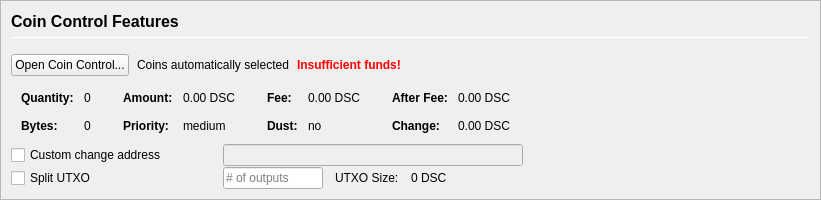
         <widget class="QFrame" name="frameCoinControl">
          <property name="sizePolicy">
           <sizepolicy hsizetype="Expanding" vsizetype="Expanding">
            <horstretch>0</horstretch>
            <verstretch>0</verstretch>
           </sizepolicy>
          </property>
          <property name="maximumSize">
           <size>
            <width>16777215</width>
            <height>16777215</height>
           </size>
          </property>
          <property name="frameShape">
           <enum>QFrame::StyledPanel</enum>
          </property>
          <property name="frameShadow">
           <enum>QFrame::Sunken</enum>
          </property>
          <layout class="QVBoxLayout" name="verticalLayoutCoinControl2">
           <property name="spacing">
            <number>0</number>
           </property>
           <property name="leftMargin">
            <number>0</number>
           </property>
           <property name="topMargin">
            <number>0</number>
           </property>
           <property name="rightMargin">
            <number>0</number>
           </property>
           <property name="bottomMargin">
            <number>0</number>
           </property>
           <item>
            <widget class="QFrame" name="frameCoinControl_BG">
             <layout class="QVBoxLayout" name="verticalLayoutCoinControl" stretch="0,0,0,0,0,0">
              <property name="spacing">
               <number>1</number>
              </property>
              <property name="leftMargin">
               <number>10</number>
              </property>
              <property name="topMargin">
               <number>10</number>
              </property>
              <item>
               <layout class="QHBoxLayout" name="horizontalLayoutCoinControl1">
                <property name="bottomMargin">
                 <number>15</number>
                </property>
                <item>
                 <layout class="QVBoxLayout" name="verticalLayout_3">
                  <property name="spacing">
                   <number>6</number>
                  </property>
                  <item>
                   <widget class="QLabel" name="labelCoinControlFeatures">
                    <property name="sizePolicy">
                     <sizepolicy hsizetype="Preferred" vsizetype="Maximum">
                      <horstretch>0</horstretch>
                      <verstretch>0</verstretch>
                     </sizepolicy>
                    </property>
                    <property name="minimumSize">
                     <size>
                      <width>0</width>
                      <height>20</height>
                     </size>
                    </property>
                    <property name="font">
                     <font>
                      <pointsize>12</pointsize>
                      <weight>75</weight>
                      <bold>true</bold>
                     </font>
                    </property>
                    <property name="styleSheet">
                     <string notr="true">font-weight:bold;</string>
                    </property>
                    <property name="text">
                     <string>Coin Control Features</string>
                    </property>
                   </widget>
                  </item>
                  <item>
                   <widget class="Line" name="line">
                    <property name="minimumSize">
                     <size>
                      <width>0</width>
                      <height>1</height>
                     </size>
                    </property>
                    <property name="maximumSize">
                     <size>
                      <width>16777215</width>
                      <height>1</height>
                     </size>
                    </property>
                    <property name="orientation">
                     <enum>Qt::Horizontal</enum>
                    </property>
                   </widget>
                  </item>
                 </layout>
                </item>
               </layout>
              </item>
              <item>
               <layout class="QHBoxLayout" name="horizontalLayoutCoinControl2" stretch="0,0,0,0">
                <property name="spacing">
                 <number>8</number>
                </property>
                <property name="bottomMargin">
                 <number>10</number>
                </property>
                <item>
                 <widget class="QPushButton" name="pushButtonCoinControl">
                  <property name="styleSheet">
                   <string notr="true"/>
                  </property>
                  <property name="text">
                   <string>Open Coin Control...</string>
                  </property>
                  <property name="autoDefault">
                   <bool>false</bool>
                  </property>
                 </widget>
                </item>
                <item>
                 <widget class="QLabel" name="labelCoinControlAutomaticallySelected">
                  <property name="text">
                   <string>Coins automatically selected</string>
                  </property>
                  <property name="margin">
                   <number>5</number>
                  </property>
                 </widget>
                </item>
                <item>
                 <widget class="QLabel" name="labelCoinControlInsuffFunds">
                  <property name="font">
                   <font>
                    <weight>75</weight>
                    <bold>true</bold>
                   </font>
                  </property>
                  <property name="styleSheet">
                   <string notr="true">color:red;font-weight:bold;</string>
                  </property>
                  <property name="text">
                   <string>Insufficient funds!</string>
                  </property>
                  <property name="margin">
                   <number>5</number>
                  </property>
                 </widget>
                </item>
                <item>
                 <spacer name="horizontalSpacerCoinControl">
                  <property name="orientation">
                   <enum>Qt::Horizontal</enum>
                  </property>
                  <property name="sizeHint" stdset="0">
                   <size>
                    <width>40</width>
                    <height>1</height>
                   </size>
                  </property>
                 </spacer>
                </item>
               </layout>
              </item>
              <item>
               <widget class="QWidget" name="widgetCoinControl" native="true">
                <property name="sizePolicy">
                 <sizepolicy hsizetype="Preferred" vsizetype="Preferred">
                  <horstretch>0</horstretch>
                  <verstretch>0</verstretch>
                 </sizepolicy>
                </property>
                <property name="minimumSize">
                 <size>
                  <width>0</width>
                  <height>0</height>
                 </size>
                </property>
                <property name="styleSheet">
                 <string notr="true"/>
                </property>
                <layout class="QHBoxLayout" name="horizontalLayoutCoinControl5">
                 <property name="leftMargin">
                  <number>0</number>
                 </property>
                 <property name="topMargin">
                  <number>0</number>
                 </property>
                 <property name="rightMargin">
                  <number>0</number>
                 </property>
                 <property name="bottomMargin">
                  <number>0</number>
                 </property>
                 <item>
                  <layout class="QHBoxLayout" name="horizontalLayoutCoinControl3" stretch="0,0,0,1">
                   <property name="spacing">
                    <number>20</number>
                   </property>
                   <property name="topMargin">
                    <number>0</number>
                   </property>
                   <property name="bottomMargin">
                    <number>10</number>
                   </property>
                   <item>
                    <layout class="QFormLayout" name="formLayoutCoinControl1">
                     <property name="horizontalSpacing">
                      <number>10</number>
                     </property>
                     <property name="verticalSpacing">
                      <number>14</number>
                     </property>
                     <property name="leftMargin">
                      <number>10</number>
                     </property>
                     <property name="topMargin">
                      <number>4</number>
                     </property>
                     <property name="rightMargin">
                      <number>6</number>
                     </property>
                     <item row="0" column="0">
                      <widget class="QLabel" name="labelCoinControlQuantityText">
                       <property name="font">
                        <font>
                         <weight>75</weight>
                         <bold>true</bold>
                        </font>
                       </property>
                       <property name="text">
                        <string>Quantity:</string>
                       </property>
                       <property name="margin">
                        <number>0</number>
                       </property>
                      </widget>
                     </item>
                     <item row="0" column="1">
                      <widget class="QLabel" name="labelCoinControlQuantity">
                       <property name="cursor">
                        <cursorShape>IBeamCursor</cursorShape>
                       </property>
                       <property name="contextMenuPolicy">
                        <enum>Qt::ActionsContextMenu</enum>
                       </property>
                       <property name="text">
                        <string notr="true">0</string>
                       </property>
                       <property name="margin">
                        <number>0</number>
                       </property>
                       <property name="textInteractionFlags">
                        <set>Qt::LinksAccessibleByMouse|Qt::TextSelectableByKeyboard|Qt::TextSelectableByMouse</set>
                       </property>
                      </widget>
                     </item>
                     <item row="1" column="0">
                      <widget class="QLabel" name="labelCoinControlBytesText">
                       <property name="font">
                        <font>
                         <weight>75</weight>
                         <bold>true</bold>
                        </font>
                       </property>
                       <property name="text">
                        <string>Bytes:</string>
                       </property>
                      </widget>
                     </item>
                     <item row="1" column="1">
                      <widget class="QLabel" name="labelCoinControlBytes">
                       <property name="cursor">
                        <cursorShape>IBeamCursor</cursorShape>
                       </property>
                       <property name="contextMenuPolicy">
                        <enum>Qt::ActionsContextMenu</enum>
                       </property>
                       <property name="text">
                        <string notr="true">0</string>
                       </property>
                       <property name="textInteractionFlags">
                        <set>Qt::LinksAccessibleByMouse|Qt::TextSelectableByKeyboard|Qt::TextSelectableByMouse</set>
                       </property>
                      </widget>
                     </item>
                    </layout>
                   </item>
                   <item>
                    <layout class="QFormLayout" name="formLayoutCoinControl2">
                     <property name="horizontalSpacing">
                      <number>10</number>
                     </property>
                     <property name="verticalSpacing">
                      <number>14</number>
                     </property>
                     <property name="leftMargin">
                      <number>6</number>
                     </property>
                     <property name="topMargin">
                      <number>4</number>
                     </property>
                     <property name="rightMargin">
                      <number>6</number>
                     </property>
                     <item row="0" column="0">
                      <widget class="QLabel" name="labelCoinControlAmountText">
                       <property name="font">
                        <font>
                         <weight>75</weight>
                         <bold>true</bold>
                        </font>
                       </property>
                       <property name="text">
                        <string>Amount:</string>
                       </property>
                       <property name="margin">
                        <number>0</number>
                       </property>
                      </widget>
                     </item>
                     <item row="0" column="1">
                      <widget class="QLabel" name="labelCoinControlAmount">
                       <property name="cursor">
                        <cursorShape>IBeamCursor</cursorShape>
                       </property>
                       <property name="contextMenuPolicy">
                        <enum>Qt::ActionsContextMenu</enum>
                       </property>
                       <property name="text">
                        <string notr="true">0.00 DSC</string>
                       </property>
                       <property name="textInteractionFlags">
                        <set>Qt::LinksAccessibleByMouse|Qt::TextSelectableByKeyboard|Qt::TextSelectableByMouse</set>
                       </property>
                      </widget>
                     </item>
                     <item row="1" column="0">
                      <widget class="QLabel" name="labelCoinControlPriorityText">
                       <property name="font">
                        <font>
                         <weight>75</weight>
                         <bold>true</bold>
                        </font>
                       </property>
                       <property name="text">
                        <string>Priority:</string>
                       </property>
                      </widget>
                     </item>
                     <item row="1" column="1">
                      <widget class="QLabel" name="labelCoinControlPriority">
                       <property name="cursor">
                        <cursorShape>IBeamCursor</cursorShape>
                       </property>
                       <property name="contextMenuPolicy">
                        <enum>Qt::ActionsContextMenu</enum>
                       </property>
                       <property name="text">
                        <string>medium</string>
                       </property>
                       <property name="textInteractionFlags">
                        <set>Qt::LinksAccessibleByMouse|Qt::TextSelectableByKeyboard|Qt::TextSelectableByMouse</set>
                       </property>
                      </widget>
                     </item>
                    </layout>
                   </item>
                   <item>
                    <layout class="QFormLayout" name="formLayoutCoinControl3">
                     <property name="horizontalSpacing">
                      <number>10</number>
                     </property>
                     <property name="verticalSpacing">
                      <number>14</number>
                     </property>
                     <property name="leftMargin">
                      <number>6</number>
                     </property>
                     <property name="topMargin">
                      <number>4</number>
                     </property>
                     <property name="rightMargin">
                      <number>6</number>
                     </property>
                     <item row="0" column="0">
                      <widget class="QLabel" name="labelCoinControlFeeText">
                       <property name="font">
                        <font>
                         <weight>75</weight>
                         <bold>true</bold>
                        </font>
                       </property>
                       <property name="text">
                        <string>Fee:</string>
                       </property>
                       <property name="margin">
                        <number>0</number>
                       </property>
                      </widget>
                     </item>
                     <item row="0" column="1">
                      <widget class="QLabel" name="labelCoinControlFee">
                       <property name="cursor">
                        <cursorShape>IBeamCursor</cursorShape>
                       </property>
                       <property name="contextMenuPolicy">
                        <enum>Qt::ActionsContextMenu</enum>
                       </property>
                       <property name="text">
                        <string notr="true">0.00 DSC</string>
                       </property>
                       <property name="textInteractionFlags">
                        <set>Qt::LinksAccessibleByMouse|Qt::TextSelectableByKeyboard|Qt::TextSelectableByMouse</set>
                       </property>
                      </widget>
                     </item>
                     <item row="1" column="0">
                      <widget class="QLabel" name="labelCoinControlLowOutputText">
                       <property name="font">
                        <font>
                         <weight>75</weight>
                         <bold>true</bold>
                        </font>
                       </property>
                       <property name="text">
                        <string>Dust:</string>
                       </property>
                      </widget>
                     </item>
                     <item row="1" column="1">
                      <widget class="QLabel" name="labelCoinControlLowOutput">
                       <property name="cursor">
                        <cursorShape>IBeamCursor</cursorShape>
                       </property>
                       <property name="contextMenuPolicy">
                        <enum>Qt::ActionsContextMenu</enum>
                       </property>
                       <property name="text">
                        <string>no</string>
                       </property>
                       <property name="textInteractionFlags">
                        <set>Qt::LinksAccessibleByMouse|Qt::TextSelectableByKeyboard|Qt::TextSelectableByMouse</set>
                       </property>
                      </widget>
                     </item>
                    </layout>
                   </item>
                   <item>
                    <layout class="QFormLayout" name="formLayoutCoinControl4">
                     <property name="horizontalSpacing">
                      <number>10</number>
                     </property>
                     <property name="verticalSpacing">
                      <number>14</number>
                     </property>
                     <property name="leftMargin">
                      <number>6</number>
                     </property>
                     <property name="topMargin">
                      <number>4</number>
                     </property>
                     <property name="rightMargin">
                      <number>6</number>
                     </property>
                     <item row="0" column="0">
                      <widget class="QLabel" name="labelCoinControlAfterFeeText">
                       <property name="font">
                        <font>
                         <weight>75</weight>
                         <bold>true</bold>
                        </font>
                       </property>
                       <property name="text">
                        <string>After Fee:</string>
                       </property>
                       <property name="margin">
                        <number>0</number>
                       </property>
                      </widget>
                     </item>
                     <item row="0" column="1">
                      <widget class="QLabel" name="labelCoinControlAfterFee">
                       <property name="cursor">
                        <cursorShape>IBeamCursor</cursorShape>
                       </property>
                       <property name="contextMenuPolicy">
                        <enum>Qt::ActionsContextMenu</enum>
                       </property>
                       <property name="text">
                        <string notr="true">0.00 DSC</string>
                       </property>
                       <property name="textInteractionFlags">
                        <set>Qt::LinksAccessibleByMouse|Qt::TextSelectableByKeyboard|Qt::TextSelectableByMouse</set>
                       </property>
                      </widget>
                     </item>
                     <item row="1" column="0">
                      <widget class="QLabel" name="labelCoinControlChangeText">
                       <property name="font">
                        <font>
                         <weight>75</weight>
                         <bold>true</bold>
                        </font>
                       </property>
                       <property name="text">
                        <string>Change:</string>
                       </property>
                      </widget>
                     </item>
                     <item row="1" column="1">
                      <widget class="QLabel" name="labelCoinControlChange">
                       <property name="cursor">
                        <cursorShape>IBeamCursor</cursorShape>
                       </property>
                       <property name="contextMenuPolicy">
                        <enum>Qt::ActionsContextMenu</enum>
                       </property>
                       <property name="text">
                        <string notr="true">0.00 DSC</string>
                       </property>
                       <property name="textInteractionFlags">
                        <set>Qt::LinksAccessibleByMouse|Qt::TextSelectableByKeyboard|Qt::TextSelectableByMouse</set>
                       </property>
                      </widget>
                     </item>
                    </layout>
                   </item>
                  </layout>
                 </item>
                </layout>
               </widget>
              </item>
              <item>
               <layout class="QHBoxLayout" name="horizontalLayoutCoinControl4">
                <property name="spacing">
                 <number>12</number>
                </property>
                <property name="sizeConstraint">
                 <enum>QLayout::SetDefaultConstraint</enum>
                </property>
                <property name="topMargin">
                 <number>0</number>
                </property>
                <property name="rightMargin">
                 <number>0</number>
                </property>
                <item>
                 <widget class="QCheckBox" name="checkBoxCoinControlChange">
                  <property name="sizePolicy">
                   <sizepolicy hsizetype="Preferred" vsizetype="Preferred">
                    <horstretch>0</horstretch>
                    <verstretch>0</verstretch>
                   </sizepolicy>
                  </property>
                  <property name="minimumSize">
                   <size>
                    <width>200</width>
                    <height>0</height>
                   </size>
                  </property>
                  <property name="maximumSize">
                   <size>
                    <width>200</width>
                    <height>16777215</height>
                   </size>
                  </property>
                  <property name="toolTip">
                   <string>If this is activated, but the change address is empty or invalid, change will be sent to a newly generated address.</string>
                  </property>
                  <property name="text">
                   <string>Custom change address</string>
                  </property>
                 </widget>
                </item>
                <item>
                 <widget class="QValidatedLineEdit" name="lineEditCoinControlChange">
                  <property name="enabled">
                   <bool>false</bool>
                  </property>
                  <property name="sizePolicy">
                   <sizepolicy hsizetype="Preferred" vsizetype="Preferred">
                    <horstretch>0</horstretch>
                    <verstretch>0</verstretch>
                   </sizepolicy>
                  </property>
                  <property name="minimumSize">
                   <size>
                    <width>300</width>
                    <height>0</height>
                   </size>
                  </property>
                 </widget>
                </item>
                <item>
                 <widget class="QLabel" name="labelCoinControlChangeLabel">
                  <property name="sizePolicy">
                   <sizepolicy hsizetype="Preferred" vsizetype="Preferred">
                    <horstretch>0</horstretch>
                    <verstretch>0</verstretch>
                   </sizepolicy>
                  </property>
                  <property name="minimumSize">
                   <size>
                    <width>100</width>
                    <height>0</height>
                   </size>
                  </property>
                  <property name="text">
                   <string/>
                  </property>
                  <property name="margin">
                   <number>3</number>
                  </property>
                 </widget>
                </item>
               </layout>
              </item>
              <item>
               <layout class="QHBoxLayout" name="horizontalLayoutCoinControl6">
                <property name="spacing">
                 <number>12</number>
                </property>
                <property name="rightMargin">
                 <number>0</number>
                </property>
                <item>
                 <widget class="QCheckBox" name="splitBlockCheckBox">
                  <property name="sizePolicy">
                   <sizepolicy hsizetype="Preferred" vsizetype="Preferred">
                    <horstretch>0</horstretch>
                    <verstretch>0</verstretch>
                   </sizepolicy>
                  </property>
                  <property name="minimumSize">
                   <size>
                    <width>200</width>
                    <height>0</height>
                   </size>
                  </property>
                  <property name="maximumSize">
                   <size>
                    <width>200</width>
                    <height>16777215</height>
                   </size>
                  </property>
                  <property name="text">
                   <string>Split UTXO</string>
                  </property>
                 </widget>
                </item>
                <item>
                 <widget class="QLineEdit" name="splitBlockLineEdit">
                  <property name="sizePolicy">
                   <sizepolicy hsizetype="Preferred" vsizetype="Preferred">
                    <horstretch>50</horstretch>
                    <verstretch>0</verstretch>
                   </sizepolicy>
                  </property>
                  <property name="minimumSize">
                   <size>
                    <width>100</width>
                    <height>0</height>
                   </size>
                  </property>
                  <property name="maximumSize">
                   <size>
                    <width>100</width>
                    <height>16777215</height>
                   </size>
                  </property>
                  <property name="placeholderText">
                   <string># of outputs</string>
                  </property>
                 </widget>
                </item>
                <item>
                 <widget class="QLabel" name="labelBlockSizeText">
                  <property name="text">
                   <string>UTXO Size:</string>
                  </property>
                 </widget>
                </item>
                <item>
                 <widget class="QLabel" name="labelBlockSize">
                  <property name="text">
                   <string>0 DSC</string>
                  </property>
                 </widget>
                </item>
                <item>
                 <spacer name="horizontalSpacer_7">
                  <property name="orientation">
                   <enum>Qt::Horizontal</enum>
                  </property>
                  <property name="sizeHint" stdset="0">
                   <size>
                    <width>40</width>
                    <height>20</height>
                   </size>
                  </property>
                 </spacer>
                </item>
               </layout>
              </item>
              <item>
               <spacer name="verticalSpacerCoinControl">
                <property name="orientation">
                 <enum>Qt::Vertical</enum>
                </property>
                <property name="sizeHint" stdset="0">
                 <size>
                  <width>800</width>
                  <height>1</height>
                 </size>
                </property>
               </spacer>
              </item>
             </layout>
            </widget>
           </item>
          </layout>
         </widget>
